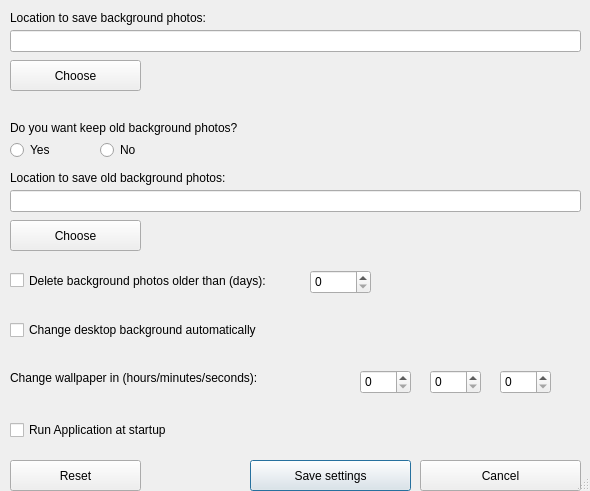
<?xml version="1.0" encoding="UTF-8"?>
<ui version="4.0">
 <class>SettingsWindow</class>
 <widget class="QDialog" name="SettingsWindow">
  <property name="windowModality">
   <enum>Qt::WindowModal</enum>
  </property>
  <property name="geometry">
   <rect>
    <x>0</x>
    <y>0</y>
    <width>590</width>
    <height>491</height>
   </rect>
  </property>
  <property name="windowTitle">
   <string>Settings</string>
  </property>
  <property name="sizeGripEnabled">
   <bool>true</bool>
  </property>
  <property name="modal">
   <bool>true</bool>
  </property>
  <widget class="QLabel" name="label">
   <property name="geometry">
    <rect>
     <x>10</x>
     <y>10</y>
     <width>571</width>
     <height>16</height>
    </rect>
   </property>
   <property name="text">
    <string>&lt;html&gt;&lt;head/&gt;&lt;body&gt;&lt;p&gt;Location to save background photos: &lt;/p&gt;&lt;/body&gt;&lt;/html&gt;</string>
   </property>
  </widget>
  <widget class="QLineEdit" name="lineEdit">
   <property name="geometry">
    <rect>
     <x>10</x>
     <y>30</y>
     <width>571</width>
     <height>22</height>
    </rect>
   </property>
  </widget>
  <widget class="QPushButton" name="pushButton_3">
   <property name="geometry">
    <rect>
     <x>250</x>
     <y>460</y>
     <width>161</width>
     <height>31</height>
    </rect>
   </property>
   <property name="text">
    <string>Save settings</string>
   </property>
  </widget>
  <widget class="QCheckBox" name="checkBox_3">
   <property name="geometry">
    <rect>
     <x>10</x>
     <y>320</y>
     <width>571</width>
     <height>20</height>
    </rect>
   </property>
   <property name="text">
    <string>Change desktop background automatically</string>
   </property>
  </widget>
  <widget class="QPushButton" name="pushButton">
   <property name="geometry">
    <rect>
     <x>10</x>
     <y>60</y>
     <width>131</width>
     <height>31</height>
    </rect>
   </property>
   <property name="text">
    <string>Choose</string>
   </property>
  </widget>
  <widget class="QCheckBox" name="checkBox_2">
   <property name="geometry">
    <rect>
     <x>10</x>
     <y>420</y>
     <width>551</width>
     <height>20</height>
    </rect>
   </property>
   <property name="text">
    <string>Run Application at startup</string>
   </property>
  </widget>
  <widget class="QLabel" name="label_2">
   <property name="geometry">
    <rect>
     <x>10</x>
     <y>170</y>
     <width>571</width>
     <height>16</height>
    </rect>
   </property>
   <property name="text">
    <string>&lt;html&gt;&lt;head/&gt;&lt;body&gt;&lt;p&gt;Location to save old background photos: &lt;/p&gt;&lt;/body&gt;&lt;/html&gt;</string>
   </property>
  </widget>
  <widget class="QPushButton" name="pushButton_2">
   <property name="geometry">
    <rect>
     <x>10</x>
     <y>220</y>
     <width>131</width>
     <height>31</height>
    </rect>
   </property>
   <property name="text">
    <string>Choose</string>
   </property>
  </widget>
  <widget class="QLineEdit" name="lineEdit_2">
   <property name="enabled">
    <bool>true</bool>
   </property>
   <property name="geometry">
    <rect>
     <x>10</x>
     <y>190</y>
     <width>571</width>
     <height>22</height>
    </rect>
   </property>
  </widget>
  <widget class="QPushButton" name="pushButton_4">
   <property name="geometry">
    <rect>
     <x>420</x>
     <y>460</y>
     <width>161</width>
     <height>31</height>
    </rect>
   </property>
   <property name="text">
    <string>Cancel</string>
   </property>
  </widget>
  <widget class="QRadioButton" name="radioButton">
   <property name="geometry">
    <rect>
     <x>10</x>
     <y>140</y>
     <width>102</width>
     <height>20</height>
    </rect>
   </property>
   <property name="text">
    <string>Yes</string>
   </property>
  </widget>
  <widget class="QRadioButton" name="radioButton_2">
   <property name="geometry">
    <rect>
     <x>100</x>
     <y>140</y>
     <width>102</width>
     <height>20</height>
    </rect>
   </property>
   <property name="text">
    <string>No</string>
   </property>
  </widget>
  <widget class="QLabel" name="label_4">
   <property name="geometry">
    <rect>
     <x>10</x>
     <y>120</y>
     <width>561</width>
     <height>16</height>
    </rect>
   </property>
   <property name="text">
    <string>&lt;html&gt;&lt;head/&gt;&lt;body&gt;&lt;p&gt;Do you want keep old background photos?&lt;/p&gt;&lt;/body&gt;&lt;/html&gt;</string>
   </property>
  </widget>
  <widget class="QCheckBox" name="checkBox_4">
   <property name="geometry">
    <rect>
     <x>10</x>
     <y>270</y>
     <width>571</width>
     <height>21</height>
    </rect>
   </property>
   <property name="text">
    <string>Delete background photos older than (days):</string>
   </property>
  </widget>
  <widget class="QSpinBox" name="spinBox">
   <property name="geometry">
    <rect>
     <x>310</x>
     <y>270</y>
     <width>61</width>
     <height>24</height>
    </rect>
   </property>
  </widget>
  <widget class="QSpinBox" name="spinBox_3">
   <property name="geometry">
    <rect>
     <x>430</x>
     <y>370</y>
     <width>51</width>
     <height>24</height>
    </rect>
   </property>
  </widget>
  <widget class="QLabel" name="label_5">
   <property name="geometry">
    <rect>
     <x>10</x>
     <y>370</y>
     <width>321</width>
     <height>16</height>
    </rect>
   </property>
   <property name="text">
    <string>&lt;html&gt;&lt;head/&gt;&lt;body&gt;&lt;p&gt;Change wallpaper in (hours/minutes/seconds): &lt;/p&gt;&lt;/body&gt;&lt;/html&gt;</string>
   </property>
  </widget>
  <widget class="QSpinBox" name="spinBox_4">
   <property name="geometry">
    <rect>
     <x>500</x>
     <y>370</y>
     <width>51</width>
     <height>24</height>
    </rect>
   </property>
  </widget>
  <widget class="QSpinBox" name="spinBox_2">
   <property name="geometry">
    <rect>
     <x>360</x>
     <y>370</y>
     <width>51</width>
     <height>24</height>
    </rect>
   </property>
  </widget>
  <widget class="QPushButton" name="pushButton_5">
   <property name="geometry">
    <rect>
     <x>10</x>
     <y>460</y>
     <width>131</width>
     <height>31</height>
    </rect>
   </property>
   <property name="text">
    <string>Reset</string>
   </property>
  </widget>
 </widget>
 <resources/>
 <connections/>
</ui>
